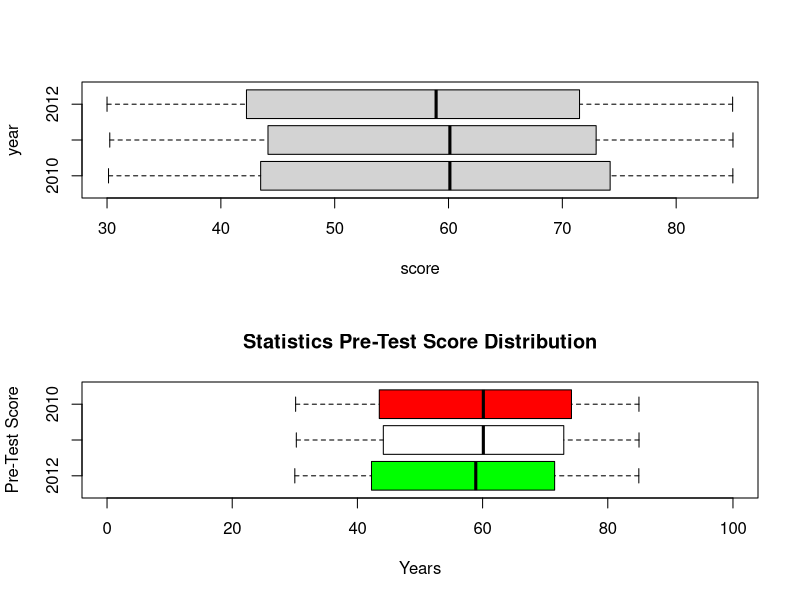
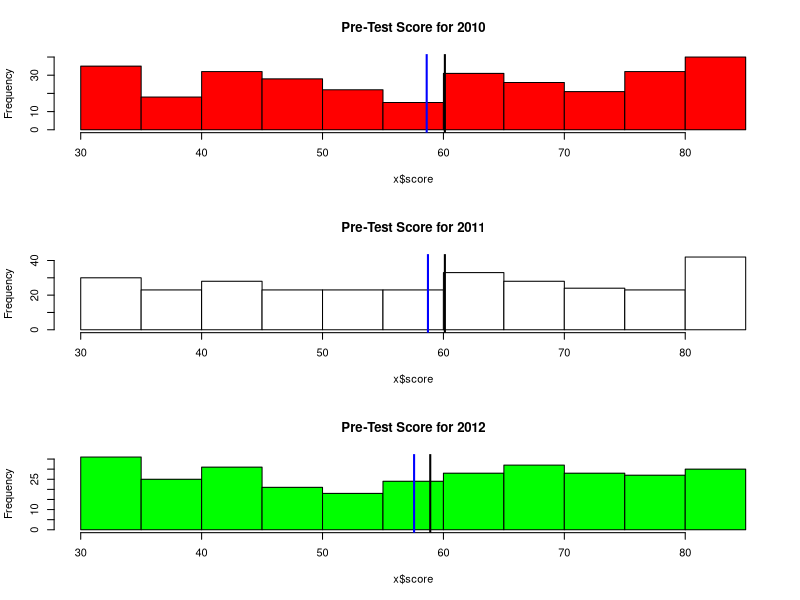

Source code (R) for these figures, in order:
# Section 2.5 Comparative Box Plots

# Generating students scores. In the book this data is loaded from a text file, I decide to generate the data.
allscores <- data.frame(
	year = c(rep(2010, 300), rep(2011, 300), rep(2012, 300)),
	score = sample(round(runif(n = 900, min = 30, max = 85), digits = 2), replace = T,)
)

# Comfiguring plot area
par(mfcol = c(2,1))

# Now we create a comparative box plot set by plotting the socores but separating them by year
boxplot(score~year, data = allscores, horizontal = T)

# Now we will create a nicer boxes comparition
# We want to show the plots decending by year, so we order the allscores data frame.
allscores$year <- ordered(allscores$year, levels = c("2012", "2011", "2010"))
# Creating a nicer boxes comparition
boxplot(
	score~year,
	data = allscores,
	main = "Statistics Pre-Test Score Distribution",
	xlab = "Years",
	ylab = "Pre-Test Score",
	ylim = c(0, 100),
	col = c("green", "white", "red"),
	horizontal = T
)

# Now we plot some curves to corroborate the squidness

# Open a new plot window (uncomments according to your OS)
windows() # under Windows
# x11() # under Unix /Linux
# quartz() # under OSX
par(mfrow = c(3,1))

# Year 2010
x = subset(allscores, year == "2010")
hist(x$score, main = "Pre-Test Score for 2010", col = "red")
abline(v = median(x$score), lwd = 2)
abline(v = mean(x$score), lwd = 2, col = "blue")
# Year 2011
x = subset(allscores, year == "2011")
hist(x$score, main = "Pre-Test Score for 2011", col = "white")
abline(v = median(x$score), lwd = 2)
abline(v = mean(x$score), lwd = 2, col = "blue")
# Year 2012
x = subset(allscores, year == "2012")
hist(x$score, main = "Pre-Test Score for 2012", col = "green")
abline(v = median(x$score), lwd = 2)
abline(v = mean(x$score), lwd = 2, col = "blue")